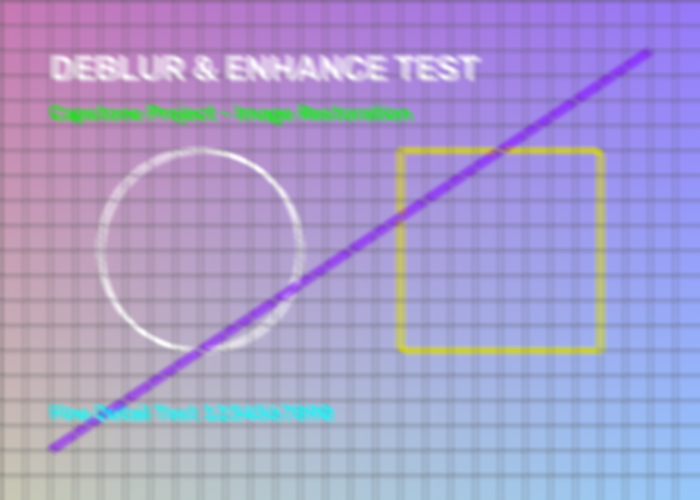
#> input picture Multimedia_System_Lab_work/Charu-Capstone-Projects/image_enhancer/demo_blurry.png, 700 x 500 px
$ python image_enhancer.py --input .   (older library calls are emulated)
#> lines starting #> are read from the running program, lines starting #| are printed output that depends on the picture
# -*- coding: utf-8 -*-
r"""
Image Enhancer & Deblurring Tool
--------------------------------
A single, self-contained Python program that takes a blurry image as input
and produces a sharp, clear output image using advanced deconvolution,
guided edge-preserving sharpening, multi-scale detail enhancement, and contrast correction.

Author: Charu (Capstone Project)
Path: D:\IC2K2224-MS-Charu\Multimedia_System_Lab_work\Charu-Capstone-Projects\image_enhancer\image_enhancer.py
"""

import os
import sys
import argparse
import time
import numpy as np
import cv2
from skimage import restoration, color, img_as_float, img_as_ubyte
from scipy.ndimage import convolve


def measure_sharpness(image_np):
    """
    Measures sharpness of an image using the Variance of Laplacian (Blur Metric).
    Higher value indicates a sharper, clearer image.
    """
    if len(image_np.shape) == 3:
        gray = cv2.cvtColor(image_np, cv2.COLOR_BGR2GRAY)
    else:
        gray = image_np
    return cv2.Laplacian(gray, cv2.CV_64F).var()


def generate_psf(psf_type="gaussian", size=7, angle=45):
    """
    Generates a Point Spread Function (PSF) kernel representing image blur.

    Types:
        - 'gaussian': Defocus / atmospheric blur
        - 'motion': Linear motion blur
        - 'defocus': Circular aperture defocus blur
    """
    if size % 2 == 0:
        size += 1  # ensure odd kernel size

    psf = np.zeros((size, size), dtype=np.float32)
    center = size // 2

    if psf_type == "gaussian":
        sigma = max(size / 3.0, 0.8)
        for x in range(size):
            for y in range(size):
                dx = x - center
                dy = y - center
                psf[x, y] = np.exp(-(dx**2 + dy**2) / (2 * sigma**2))

    elif psf_type == "motion":
        # Linear motion blur at specific angle
        radian = np.deg2rad(angle)
        dx = np.cos(radian)
        dy = np.sin(radian)
        for i in range(-center, center + 1):
            x = int(round(center + i * dy))
            y = int(round(center + i * dx))
            if 0 <= x < size and 0 <= y < size:
                psf[x, y] = 1.0

    elif psf_type == "defocus":
        # Disk/circular kernel
        radius = size / 2.0
        for x in range(size):
            for y in range(size):
                if (x - center)**2 + (y - center)**2 <= radius**2:
                    psf[x, y] = 1.0

    else:
        # Fallback to Gaussian
        sigma = 1.5
        for x in range(size):
            for y in range(size):
                psf[x, y] = np.exp(-((x - center)**2 + (y - center)**2) / (2 * sigma**2))

    # Normalize PSF kernel so energy is preserved
    psf_sum = np.sum(psf)
    if psf_sum > 0:
        psf /= psf_sum
    else:
        psf[center, center] = 1.0

    return psf


def lucy_richardson_deblur(img_float, psf, num_iter=30):
    """
    Applies Richardson-Lucy Deconvolution channel by channel.
    Input must be float image scaled [0, 1].
    """
    deblurred = np.zeros_like(img_float)
    if img_float.ndim == 3:
        for c in range(img_float.shape[2]):
            deblurred[:, :, c] = restoration.richardson_lucy(
                img_float[:, :, c], psf, num_iter=num_iter, clip=False
            )
    else:
        deblurred = restoration.richardson_lucy(
            img_float, psf, num_iter=num_iter, clip=False
        )
    return np.clip(deblurred, 0.0, 1.0)


# [13 lines left out: function wiener_deblur, not called in this run]


def guided_unsharp_mask(img_bgr, strength=1.5, radius=3, noise_thresh=5.0):
    """
    Applies Bilateral / Edge-Preserving Unsharp Masking to enhance fine details
    without amplifying noise or creating ugly halos.
    """
    img_float = img_bgr.astype(np.float32)

    # Smooth image with Bilateral Filter (preserves edges while removing blur softness)
    blurred = cv2.bilateralFilter(img_bgr, d=radius*2+1, sigmaColor=75, sigmaSpace=75).astype(np.float32)

    # Calculate detail mask (high frequencies)
    details = img_float - blurred

    # Suppress low-amplitude noise in high frequencies
    abs_details = np.abs(details)
    mask = abs_details > noise_thresh
    details_filtered = np.where(mask, details, 0.0)

    # Boost details
    enhanced = img_float + strength * details_filtered
    return np.clip(enhanced, 0, 255).astype(np.uint8)


def apply_clahe_contrast(img_bgr, clip_limit=1.8, tile_grid_size=(8, 8)):
    """
    Applies CLAHE (Contrast Limited Adaptive Histogram Equalization)
    in LAB color space to increase visual clarity without distorting colors.
    """
    lab = cv2.cvtColor(img_bgr, cv2.COLOR_BGR2LAB)
    l, a, b = cv2.split(lab)

    clahe = cv2.createCLAHE(clipLimit=clip_limit, tileGridSize=tile_grid_size)
    cl = clahe.apply(l)

    limg = cv2.merge((cl, a, b))
    enhanced_bgr = cv2.cvtColor(limg, cv2.COLOR_LAB2BGR)
    return enhanced_bgr


def enhance_image(
    image_bgr,
    mode="auto",
    strength=1.5,
    psf_type="gaussian",
    psf_size=7,
    num_iter=25,
    enable_clahe=True,
    denoise_strength=0.3
):
    """
    Main image enhancement & deblurring pipeline.

    Pipeline Steps:
    1. Pre-denoising (optional lightweight bilateral filtering to isolate blur from sensor noise).
    2. Deconvolution (Richardson-Lucy or Wiener) to reconstruct latent sharp structure.
    3. Multi-scale edge-preserving unsharp masking to boost high-frequency crispness.
    4. Adaptive CLAHE contrast enhancement for vivid depth and clarity.
    """
    # 1. Soft Denoising if requested
    if denoise_strength > 0:
        denoised = cv2.fastNlMeansDenoisingColored(
            image_bgr, None, h=int(3 * denoise_strength), hColor=int(3 * denoise_strength),
            templateWindowSize=7, searchWindowSize=21
        )
    else:
        denoised = image_bgr.copy()

    # Convert to float [0, 1] for deconvolution
    img_float = img_as_float(cv2.cvtColor(denoised, cv2.COLOR_BGR2RGB))
    psf = generate_psf(psf_type=psf_type, size=psf_size)

    # 2. Deconvolution step
    if mode in ["lucy_richardson", "auto"]:
        deblurred_float = lucy_richardson_deblur(img_float, psf, num_iter=num_iter)
    elif mode == "wiener":
        deblurred_float = wiener_deblur(img_float, psf, balance=100.0)
    else:
        deblurred_float = img_float

    # Convert back to uint8 BGR
    deblurred_ubyte = img_as_ubyte(deblurred_float)
    deblurred_bgr = cv2.cvtColor(deblurred_ubyte, cv2.COLOR_RGB2BGR)

    # 3. High-Frequency Detail Boosting (Guided Unsharp Masking)
    sharpened_bgr = guided_unsharp_mask(deblurred_bgr, strength=strength, radius=3)

    # 4. Adaptive Contrast Enhancement (CLAHE)
    if enable_clahe:
        final_output = apply_clahe_contrast(sharpened_bgr, clip_limit=1.5)
    else:
        final_output = sharpened_bgr

    return final_output


# [43 lines left out: function create_demo_image, not called in this run]


def main():
    parser = argparse.ArgumentParser(
        description="Image Enhancer: Takes a blurry image input and converts it into a crisp, clear image output.",
        formatter_class=argparse.ArgumentDefaultsHelpFormatter
    )
    parser.add_argument("-i", "--input", type=str, default=None, help="Path to input blurry image (or folder)")
    parser.add_argument("-o", "--output", type=str, default=None, help="Path to save output clear image")
    parser.add_argument("-m", "--mode", type=str, default="auto", choices=["auto", "lucy_richardson", "wiener", "unsharp_only"], help="Enhancement mode")
    parser.add_argument("-s", "--strength", type=float, default=1.8, help="Detail sharpening strength factor")
    parser.add_argument("--psf_type", type=str, default="gaussian", choices=["gaussian", "motion", "defocus"], help="Type of blur kernel to counteract")
    parser.add_argument("--psf_size", type=int, default=7, help="Estimated blur kernel size (odd integer)")
    parser.add_argument("--iterations", type=int, default=25, help="Number of deconvolution iterations")
    parser.add_argument("--no_clahe", action="store_true", help="Disable adaptive contrast enhancement")
    parser.add_argument("--denoise", type=float, default=0.2, help="Noise reduction level before deblurring (0.0 to 1.0)")
    parser.add_argument("--demo", action="store_true", help="Run self-test demo with synthetic blurry image")

    args = parser.parse_args()

    print("==================================================================")
    print("                     IMAGE ENHANCER & DEBLURRER                   ")
    print("==================================================================")

    # Prompt user in terminal if input path is not supplied via arguments
    if not args.demo and args.input is None:
        try:
            print("\n[*] Interactive Mode: Please provide input path.")
            user_in = input("-> Enter path to blurry image (or image directory): ").strip().strip('"').strip("'")
            if not user_in:
                print("[*] Empty input. Switching to Demo Mode...")
                args.demo = True
            else:
                args.input = user_in
                if args.output is None:
                    user_out = input("-> Enter output path (or press ENTER to auto-save in same directory): ").strip().strip('"').strip("'")
                    if user_out:
                        args.output = user_out
        except (EOFError, KeyboardInterrupt):
            print("\n[!] Input cancelled. Exiting.")
            sys.exit(0)

    # Demo Mode run if --demo flag used or empty interactive input
    if args.demo:
        print("\n[*] Running Demo Mode with synthetic blurry image...")
        sharp_original, blurry_input = create_demo_image()

        demo_input_path = "demo_blurry.png"
        demo_output_path = "demo_clear_output.png"

        cv2.imwrite(demo_input_path, blurry_input)
        print(f"[+] Demo blurry input created: {os.path.abspath(demo_input_path)}")

        blur_score_in = measure_sharpness(blurry_input)
        print(f"    - Initial Image Sharpness (Blur Metric): {blur_score_in:.2f}")

        t0 = time.time()
        clear_output = enhance_image(
            blurry_input,
            mode=args.mode,
            strength=args.strength,
            psf_type=args.psf_type,
            psf_size=args.psf_size,
            num_iter=args.iterations,
            enable_clahe=not args.no_clahe,
            denoise_strength=args.denoise
        )
        elapsed = time.time() - t0

        cv2.imwrite(demo_output_path, clear_output)
        blur_score_out = measure_sharpness(clear_output)

        print(f"[+] Enhanced output saved: {os.path.abspath(demo_output_path)}")
        print(f"    - Final Image Sharpness (Blur Metric): {blur_score_out:.2f}")
        print(f"    - Sharpness Gain Factor: {blur_score_out / max(blur_score_in, 1e-5):.2f}x")
        print(f"    - Processing Time: {elapsed:.2f} seconds")
        print("==================================================================")
        print("Usage Tip: Run 'python image_enhancer.py' to enter image path interactively,")
        print("       or run 'python image_enhancer.py -i <blurry_img> -o <clear_img>'")
        print("==================================================================")
        return

    # Process User Provided File or Directory
    input_path = os.path.abspath(args.input)
    if not os.path.exists(input_path):
        print(f"[!] Error: Input path does not exist: {input_path}")
        sys.exit(1)

    # Determine files to process
    if os.path.isfile(input_path):
        files_to_process = [input_path]
        is_directory = False
    else:
        valid_exts = (".png", ".jpg", ".jpeg", ".bmp", ".webp", ".tif", ".tiff")
        files_to_process = [
            os.path.join(input_path, f) for f in os.listdir(input_path)
            if f.lower().endswith(valid_exts)
        ]
        is_directory = True

    if not files_to_process:
        print(f"[!] No valid image files found in {input_path}")
        sys.exit(1)

    print(f"[*] Found {len(files_to_process)} image(s) to enhance.")

    for idx, img_file in enumerate(files_to_process, 1):
        print(f"\n[{idx}/{len(files_to_process)}] Processing: {os.path.basename(img_file)}...")

        img_bgr = cv2.imread(img_file)
#> img_bgr is the input picture: shape (500, 700, 3); mean B, G, R 202.8, 156.2, 167.1
        if img_bgr is None:
            print(f"    [!] Failed to read image: {img_file}")
            continue

        blur_score_in = measure_sharpness(img_bgr)
#> in measure_sharpness, `gray = cv2.cvtColor(image_np, cv2.COLOR_BGR2GRAY)`:
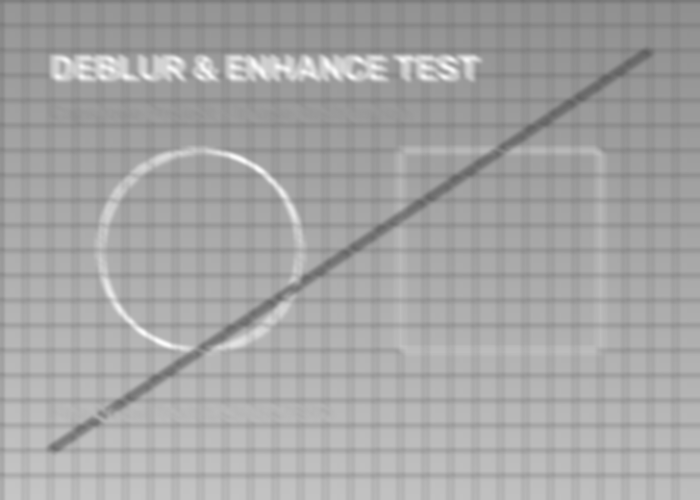
#> gray: shape (500, 700); min 95, max 252, mean 164.8
#> blur_score_in = 5.93
        print(f"    - Input Sharpness (Laplacian Var): {blur_score_in:.2f}")
#|     - Input Sharpness (Laplacian Var): 5.93

        t0 = time.time()
        clear_output = enhance_image(
            img_bgr,
            mode=args.mode,
            strength=args.strength,
            psf_type=args.psf_type,
            psf_size=args.psf_size,
            num_iter=args.iterations,
            enable_clahe=not args.no_clahe,
            denoise_strength=args.denoise
        )
#> after the loop in lucy_richardson_deblur, `for c in range(img_float.shape[2]):`:
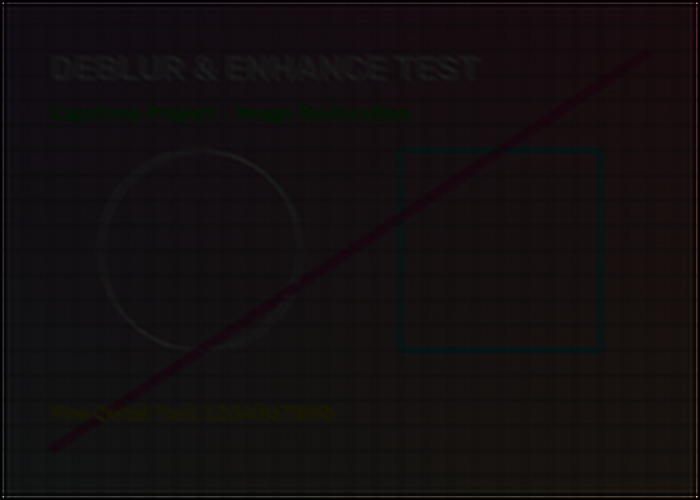
#> deblurred: shape (500, 700, 3) float64; mean B, G, R 0.655, 0.612, 0.795; drawn with min black and max white
#> in guided_unsharp_mask, `mask = abs_details > noise_thresh`:
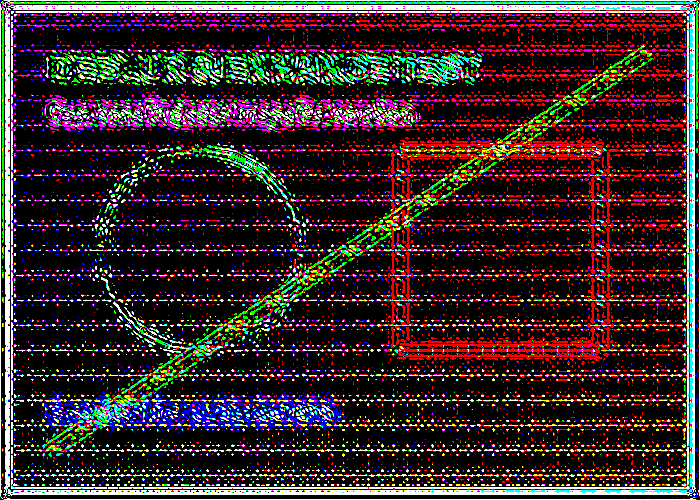
#> mask: shape (500, 700, 3) bool; mean R, G, B 0.224, 0.148, 0.156
#> in guided_unsharp_mask, `enhanced = img_float + strength * details_filtered`:
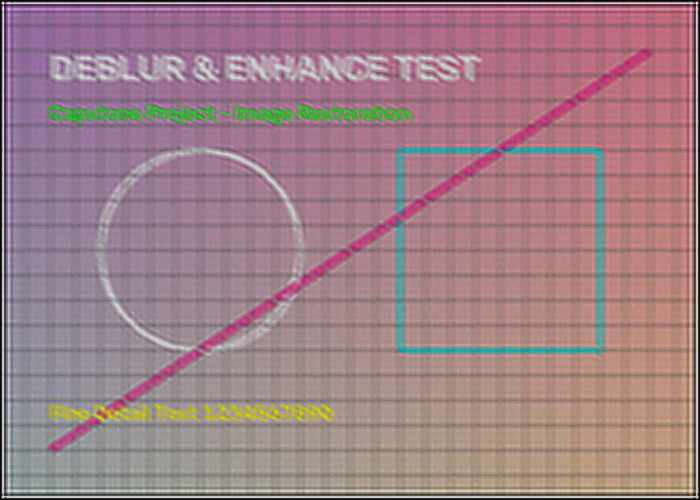
#> enhanced: shape (500, 700, 3) float32; mean R, G, B 199, 154.1, 164.7; drawn with min black and max white
#> in apply_clahe_contrast, `lab = cv2.cvtColor(img_bgr, cv2.COLOR_BGR2LAB)`: lab: shape (500, 700, 3); mean of channels 0, 1, 2 168.8, 142, 106.9
#> in apply_clahe_contrast, `l, a, b = cv2.split(lab)`:
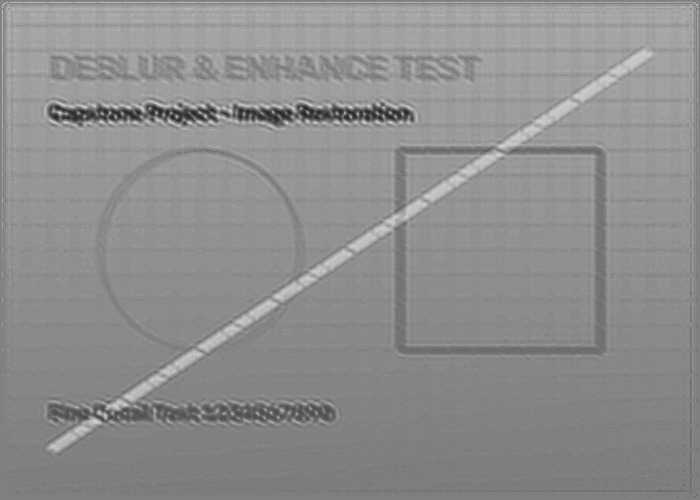
#> a: shape (500, 700); min 42, max 212, mean 142
#> in apply_clahe_contrast, `l, a, b = cv2.split(lab)`:
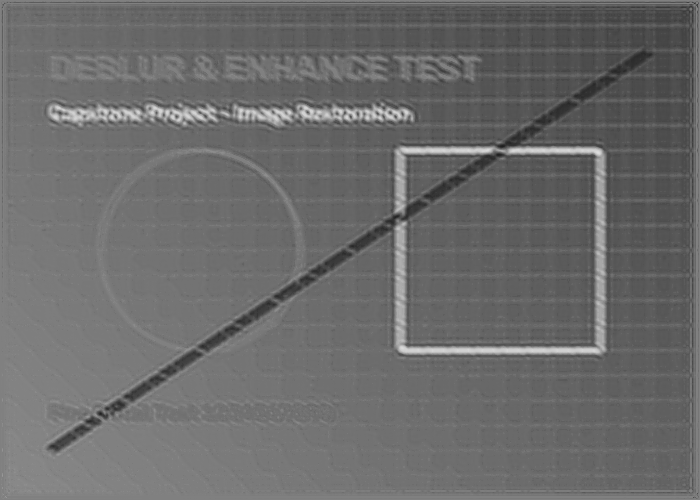
#> b: shape (500, 700); min 31, max 220, mean 106.9
#> in apply_clahe_contrast, `limg = cv2.merge((cl, a, b))`: limg: shape (500, 700, 3); mean of channels 0, 1, 2 157.7, 142, 106.9
#> in apply_clahe_contrast, `enhanced_bgr = cv2.cvtColor(limg, cv2.COLOR_LAB2BGR)`:
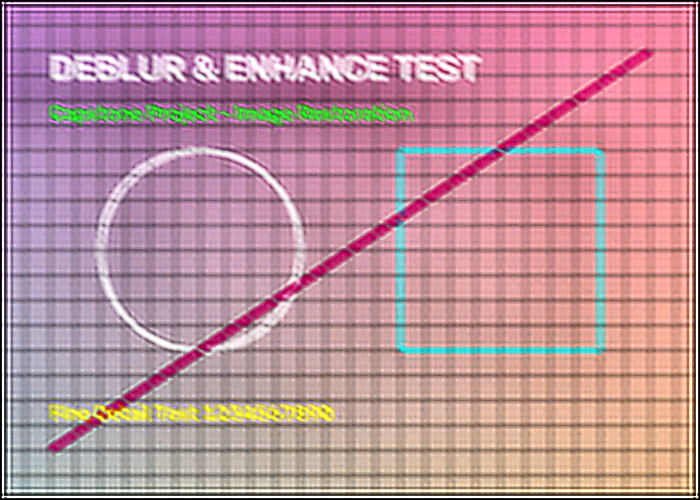
#> enhanced_bgr: shape (500, 700, 3); mean R, G, B 186.8, 143, 153.4
        elapsed = time.time() - t0

        blur_score_out = measure_sharpness(clear_output)
#> blur_score_out = 1534.3

        # Determine output path
        if args.output:
            if is_directory:
                os.makedirs(args.output, exist_ok=True)
                save_path = os.path.join(args.output, os.path.basename(img_file))
            else:
                save_path = os.path.abspath(args.output)
                os.makedirs(os.path.dirname(save_path), exist_ok=True)
        else:
            base, ext = os.path.splitext(img_file)
            save_path = f"{base}_clear{ext}"

        cv2.imwrite(save_path, clear_output)
        print(f"    [+] Saved clear image to: {save_path}")
        print(f"    - Output Sharpness (Laplacian Var): {blur_score_out:.2f}")
#|     - Output Sharpness (Laplacian Var): 1534.34
        print(f"    - Improvement: {blur_score_out / max(blur_score_in, 1e-5):.2f}x sharper")
#|     - Improvement: 258.81x sharper
        print(f"    - Time Taken: {elapsed:.2f}s")
#> pass 2 of the loop in main, `for idx, img_file in enumerate(files_to_process, 1):`:
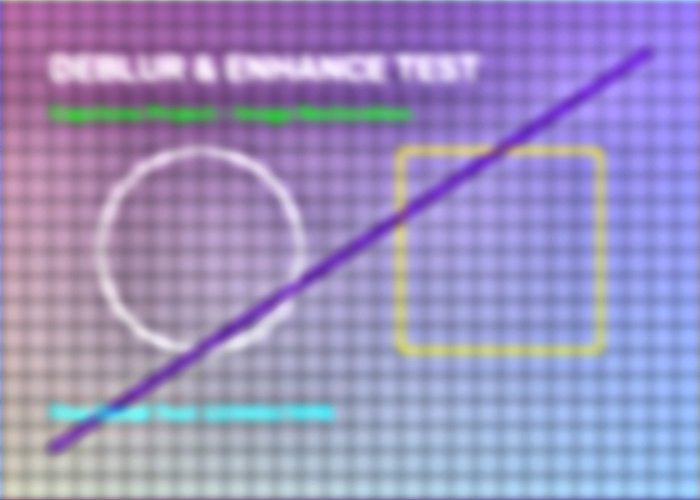
#> input picture Multimedia_System_Lab_work/Charu-Capstone-Projects/image_enhancer/demo_clear_output.png, 700 x 500 px
#> in main, img_bgr is the input picture: shape (500, 700, 3); mean B, G, R 190.7, 144.8, 155.1
#> in measure_sharpness (call 3), `gray = cv2.cvtColor(image_np, cv2.COLOR_BGR2GRAY)`:
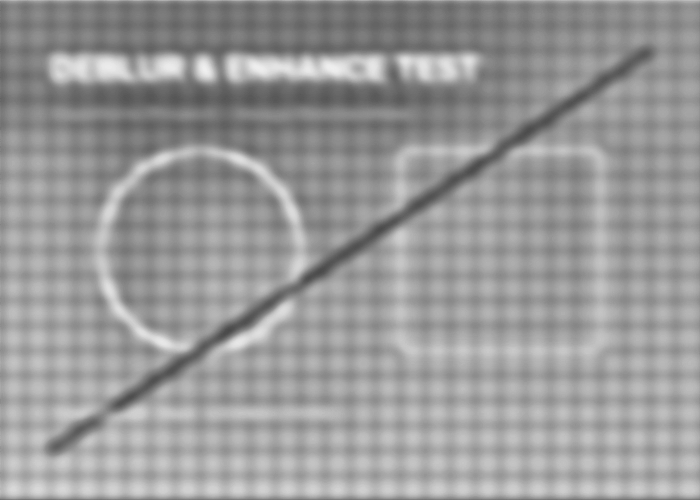
#> gray: shape (500, 700); min 73, max 239, mean 153.1
#> blur_score_in = 22.52
#|     - Input Sharpness (Laplacian Var): 22.52
#> lab: shape (500, 700, 3); mean of channels 0, 1, 2 157.8, 141.8, 106.8
#> limg: shape (500, 700, 3); mean of channels 0, 1, 2 144.5, 141.8, 106.8
#> in apply_clahe_contrast (call 2), `enhanced_bgr = cv2.cvtColor(limg, cv2.COLOR_LAB2BGR)`:
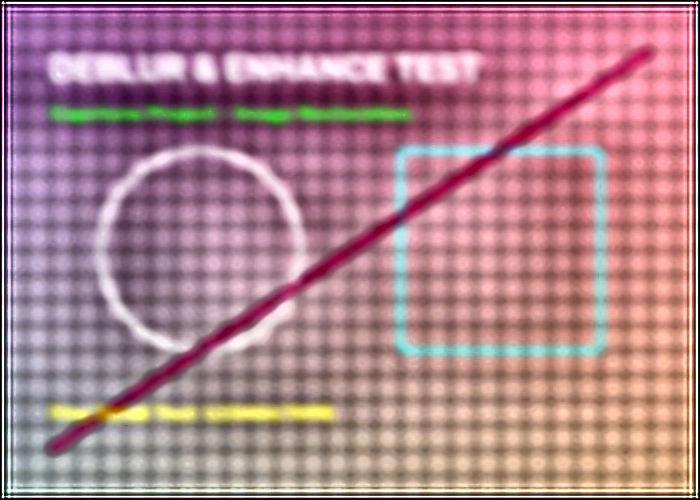
#> enhanced_bgr: shape (500, 700, 3); mean R, G, B 173.3, 130.2, 139.8
#> blur_score_out = 1267.6
#|     - Output Sharpness (Laplacian Var): 1267.64
#|     - Improvement: 56.28x sharper

    print("\n==================================================================")
    print("                     ENHANCEMENT COMPLETE                         ")
    print("==================================================================")

if __name__ == "__main__":
    main()
